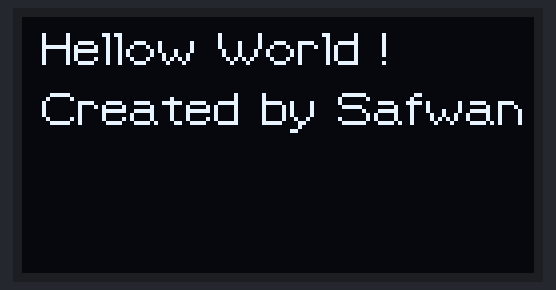
Bench run of a sketch on a simulated Arduino Uno, built with avr-gcc and run on an emulated ATmega328P. Shown: 128×64 one-colour display.

Above: at 0.2 s.

The sketch:

Hello_World.ino
```cpp
//#include <CurrentTransformer.h>
#include <Arduino.h>
#include <U8g2lib.h>

#ifdef U8X8_HAVE_HW_SPI
#include <SPI.h>
#endif
#ifdef U8X8_HAVE_HW_I2C
#include <Wire.h>
//#include "DHTesp.h"
#define u8g_logo_width  128
#define u8g_logo_height 64
#endif

U8G2_SH1106_128X64_NONAME_F_SW_I2C u8g2(U8G2_R0, /* clock=*/ SCL, /* data=*/ SDA, /* reset=*/ U8X8_PIN_NONE);

void setup(void)
{

  Serial.begin(9600);
  u8g2.begin();

}

void loop()
{
  u8g2.clearBuffer();          // clear the internal memory
  u8g2.setFont(u8g2_font_bitcasual_tr); // choose a suitable font
  u8g2.setCursor(0, 12); // write something to the internal memory
  u8g2.print(" Hellow World !") ;
  u8g2.setFont(u8g2_font_bitcasual_tr); // choose a suitable font
  u8g2.setCursor(0, 27); // write something to the internal memory
  u8g2.print(" Created by Safwan Senen ") ;
  u8g2.sendBuffer();
  delay(3000);
}
```
